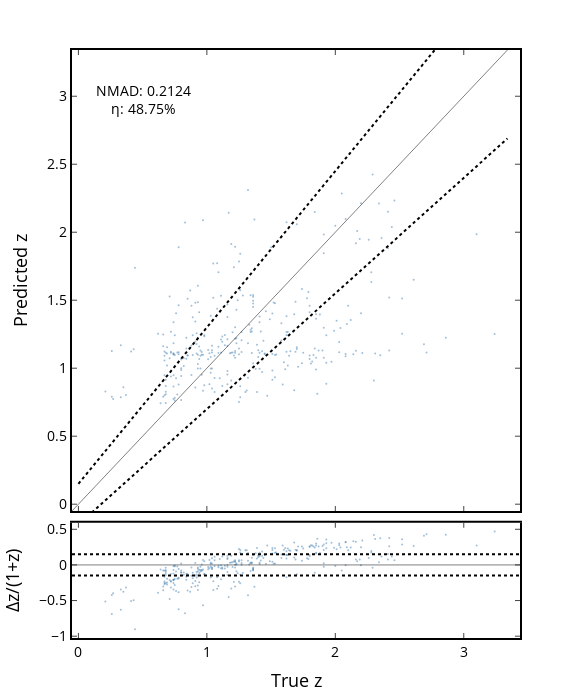

Notebook code cell kept with this figure:
### Code cell
# # Calculate necessary values
# delz = (bgs_results['true_z'] - bgs_results['preds_z']) / (1 + bgs_results['true_z'])
# delta = bgs_results['true_z'] - bgs_results['preds_z']
# nmad = 1.48 * np.median(np.abs(delz))
# nmad2 = 1.48 * np.median(np.abs((delta - np.median(delta)) / (1 + bgs_results['true_z'])))
# rmse = np.sqrt(np.mean(delz**2))
# frac = 0.15
# eta = 100 * len(delz[np.abs(delz) > frac]) / len(delz)

# Print statistics
print(f'eta = {eta}')
print(f'rmse = {np.sqrt(np.mean((df_results["true_z"] - df_results["preds_z"])**2))}')
print(f'rmse/(1+z) = {rmse}')
print(f'nmad = {nmad}')
print(f'nmad2 = {nmad2}')

# Set up the figure with subplots
fig = make_subplots(rows=2, cols=1, shared_xaxes=True, vertical_spacing=0.02,
                    row_heights=[0.8, 0.2])

# Define axis limits
min_lim = -0.05
# max_lim = np.ceil(bgs_results['true_z'].max())
max_lim = df_results['true_z'].max()+0.1

# Add scatter plot to the first subplot
fig.add_trace(
    go.Scatter(
        x=df_results['true_z'], 
        y=df_results['preds_z'], 
        mode='markers',
        marker=dict(size=2, color='steelblue', opacity=0.5),
        name='Data points',
        hovertemplate='<b>TARGETID</b>: %{customdata}<br>' +
                      '<b>True z</b>: %{x:.4f}<br>' +
                      '<b>Predicted z</b>: %{y:.4f}<br>',
        customdata=df_results['grism_id']
    ),
    row=1, col=1
)

# Add identity line
fig.add_trace(
    go.Scatter(x=[min_lim, max_lim], y=[min_lim, max_lim], mode='lines', 
               line=dict(color='black', width=0.5), name='y=x'),
    row=1, col=1
)

# Add dotted lines
# x = np.linspace(0, np.ceil(bgs_results['true_z'].max()), 100)
x = np.linspace(0, df_results['true_z'].max()+0.1, 100)
y1 = ((1 + x) * frac) + x
y2 = ((1 + x) * -frac) + x

fig.add_trace(
    go.Scatter(x=x, y=y1, mode='lines', line=dict(color='black', dash='dot'), 
               showlegend=False),
    row=1, col=1
)
fig.add_trace(
    go.Scatter(x=x, y=y2, mode='lines', line=dict(color='black', dash='dot'), 
               showlegend=False),
    row=1, col=1
)

# Add scatter plot to the second subplot
fig.add_trace(
    go.Scatter(
        x=df_results['true_z'], 
        y=delz, 
        mode='markers',
        marker=dict(size=2, color='steelblue', opacity=0.5),
        name='Δz/(1+z)',
        hovertemplate='<b>TARGETID</b>: %{customdata}<br>' +
                      '<b>True z</b>: %{x:.4f}<br>' +
                      '<b>Δz/(1+z)</b>: %{y:.4f}<br>',
        customdata=df_results['grism_id']
    ),
    row=2, col=1
)

# Add horizontal lines to the second subplot
fig.add_hline(y=0, line=dict(color='black', width=0.5), row=2, col=1)
fig.add_hline(y=frac, line=dict(color='black', dash='dot'), row=2, col=1)
fig.add_hline(y=-frac, line=dict(color='black', dash='dot'), row=2, col=1)

# Update layout
fig.update_layout(
    height=700, width=570,
#     title_text='Redshift Prediction Results',
    showlegend=False,
    annotations=[
        dict(
            x=0.05, y=0.95,
            xref='paper', yref='paper',
            text=f'NMAD: {nmad2:.4f}<br>η: {eta:.2f}%',
            showarrow=False,
            font=dict(size=14, color='black')
        )
    ],
    plot_bgcolor='white',
    margin=dict(l=50, r=50, t=50, b=50)
)

# Update axes
fig.update_xaxes(title_text='True z', row=2, col=1, title_font=dict(size=18, color='black'))
fig.update_yaxes(title_text='Predicted z', row=1, col=1, title_font=dict(size=18, color='black'))
fig.update_yaxes(title_text='Δz/(1+z)', row=2, col=1, title_font=dict(size=18, color='black'))

fig.update_xaxes(
    showline=True,  # Show the line on the x-axis
    tickfont=dict(size=14, color='black'), 
    linecolor='black',  # Color of the x-axis line
    linewidth=2,  # Width of the x-axis line
    mirror='allticks',  # Mirror axis line and ticks on the opposite side (top)
    ticks='inside',  # Position ticks inside the plot
)
fig.update_yaxes(
    showline=True,  # Show the line on the y-axis
    tickfont=dict(size=14, color='black'), 
    linecolor='black',  # Color of the y-axis line
    linewidth=2,  # Width of the y-axis line
    mirror='allticks',  # Mirror axis line and ticks on the opposite side (right)
    ticks='inside',  # Position ticks inside the plot
)


# Update axes limits
fig.update_xaxes(range=[min_lim, max_lim], row=1, col=1)
fig.update_yaxes(range=[min_lim, max_lim], row=1, col=1)

# Show the plot
fig.show()

### Figure 1 — Plotly figure (JSON) as saved in the notebook; plotly's stock layout.template omitted (floating-point values rounded to 4 significant figures; data arrays with more than 128 entries replaced by an {"elided": "..."} marker saying what was removed)
{"data": [{"customdata": {"elided": "320 str values"}, "hovertemplate": "<b>TARGETID</b>: %{customdata}<br><b>True z</b>: %{x:.4f}<br><b>Predicted z</b>: %{y:.4f}<br>", "marker": {"color": "steelblue", "opacity": 0.5, "size": 2}, "mode": "markers", "name": "Data points", "type": "scatter", "x": {"elided": "320 float values"}, "xaxis": "x", "y": {"elided": "320 float values"}, "yaxis": "y"}, {"line": {"color": "black", "width": 0.5}, "mode": "lines", "name": "y=x", "type": "scatter", "x": [-0.05, 3.34], "xaxis": "x", "y": [-0.05, 3.34], "yaxis": "y"}, {"line": {"color": "black", "dash": "dot"}, "mode": "lines", "showlegend": false, "type": "scatter", "x": [0, 0.03374, 0.06747, 0.1012, 0.1349, 0.1687, 0.2024, 0.2362, 0.2699, 0.3036, 0.3374, 0.3711, 0.4048, 0.4386, 0.4723, 0.5061, 0.5398, 0.5735, 0.6073, 0.641, 0.6747, 0.7085, 0.7422, 0.776, 0.8097, 0.8434, 0.8772, 0.9109, 0.9446, 0.9784, 1.012, 1.046, 1.08, 1.113, 1.147, 1.181, 1.215, 1.248, 1.282, 1.316, 1.349, 1.383, 1.417, 1.451, 1.484, 1.518, 1.552, 1.586, 1.619, 1.653, 1.687, 1.721, 1.754, 1.788, 1.822, 1.856, 1.889, 1.923, 1.957, 1.991, 2.024, 2.058, 2.092, 2.125, 2.159, 2.193, 2.227, 2.26, 2.294, 2.328, 2.362, 2.395, 2.429, 2.463, 2.497, 2.53, 2.564, 2.598, 2.632, 2.665, 2.699, 2.733, 2.766, 2.8, 2.834, 2.868, 2.901, 2.935, 2.969, 3.003, 3.036, 3.07, 3.104, 3.138, 3.171, 3.205, 3.239, 3.273, 3.306, 3.34], "xaxis": "x", "y": [0.15, 0.1888, 0.2276, 0.2664, 0.3052, 0.344, 0.3828, 0.4216, 0.4604, 0.4992, 0.538, 0.5768, 0.6156, 0.6544, 0.6932, 0.732, 0.7708, 0.8096, 0.8484, 0.8872, 0.926, 0.9648, 1.004, 1.042, 1.081, 1.12, 1.159, 1.198, 1.236, 1.275, 1.314, 1.353, 1.392, 1.43, 1.469, 1.508, 1.547, 1.586, 1.624, 1.663, 1.702, 1.741, 1.78, 1.818, 1.857, 1.896, 1.935, 1.974, 2.012, 2.051, 2.09, 2.129, 2.167, 2.206, 2.245, 2.284, 2.323, 2.361, 2.4, 2.439, 2.478, 2.517, 2.555, 2.594, 2.633, 2.672, 2.711, 2.749, 2.788, 2.827, 2.866, 2.905, 2.943, 2.982, 3.021, 3.06, 3.099, 3.137, 3.176, 3.215, 3.254, 3.293, 3.331, 3.37, 3.409, 3.448, 3.487, 3.525, 3.564, 3.603, 3.642, 3.681, 3.719, 3.758, 3.797, 3.836, 3.875, 3.913, 3.952, 3.991], "yaxis": "y"}, {"line": {"color": "black", "dash": "dot"}, "mode": "lines", "showlegend": false, "type": "scatter", "x": [0, 0.03374, 0.06747, 0.1012, 0.1349, 0.1687, 0.2024, 0.2362, 0.2699, 0.3036, 0.3374, 0.3711, 0.4048, 0.4386, 0.4723, 0.5061, 0.5398, 0.5735, 0.6073, 0.641, 0.6747, 0.7085, 0.7422, 0.776, 0.8097, 0.8434, 0.8772, 0.9109, 0.9446, 0.9784, 1.012, 1.046, 1.08, 1.113, 1.147, 1.181, 1.215, 1.248, 1.282, 1.316, 1.349, 1.383, 1.417, 1.451, 1.484, 1.518, 1.552, 1.586, 1.619, 1.653, 1.687, 1.721, 1.754, 1.788, 1.822, 1.856, 1.889, 1.923, 1.957, 1.991, 2.024, 2.058, 2.092, 2.125, 2.159, 2.193, 2.227, 2.26, 2.294, 2.328, 2.362, 2.395, 2.429, 2.463, 2.497, 2.53, 2.564, 2.598, 2.632, 2.665, 2.699, 2.733, 2.766, 2.8, 2.834, 2.868, 2.901, 2.935, 2.969, 3.003, 3.036, 3.07, 3.104, 3.138, 3.171, 3.205, 3.239, 3.273, 3.306, 3.34], "xaxis": "x", "y": [-0.15, -0.1213, -0.09265, -0.06397, -0.03529, -0.006616, 0.02206, 0.05074, 0.07941, 0.1081, 0.1368, 0.1654, 0.1941, 0.2228, 0.2515, 0.2802, 0.3088, 0.3375, 0.3662, 0.3949, 0.4235, 0.4522, 0.4809, 0.5096, 0.5382, 0.5669, 0.5956, 0.6243, 0.6529, 0.6816, 0.7103, 0.739, 0.7677, 0.7963, 0.825, 0.8537, 0.8824, 0.911, 0.9397, 0.9684, 0.9971, 1.026, 1.054, 1.083, 1.112, 1.14, 1.169, 1.198, 1.226, 1.255, 1.284, 1.313, 1.341, 1.37, 1.399, 1.427, 1.456, 1.485, 1.513, 1.542, 1.571, 1.599, 1.628, 1.657, 1.685, 1.714, 1.743, 1.771, 1.8, 1.829, 1.857, 1.886, 1.915, 1.943, 1.972, 2.001, 2.029, 2.058, 2.087, 2.115, 2.144, 2.173, 2.201, 2.23, 2.259, 2.288, 2.316, 2.345, 2.374, 2.402, 2.431, 2.46, 2.488, 2.517, 2.546, 2.574, 2.603, 2.632, 2.66, 2.689], "yaxis": "y"}, {"customdata": {"elided": "320 str values"}, "hovertemplate": "<b>TARGETID</b>: %{customdata}<br><b>True z</b>: %{x:.4f}<br><b>Δz/(1+z)</b>: %{y:.4f}<br>", "marker": {"color": "steelblue", "opacity": 0.5, "size": 2}, "mode": "markers", "name": "Δz/(1+z)", "type": "scatter", "x": {"elided": "320 float values"}, "xaxis": "x2", "y": {"elided": "320 float values"}, "yaxis": "y2"}], "layout": {"annotations": [{"font": {"color": "black", "size": 14}, "showarrow": false, "text": "NMAD: 0.2124<br>η: 48.75%", "x": 0.05, "xref": "paper", "y": 0.95, "yref": "paper"}], "height": 700, "margin": {"b": 50, "l": 50, "r": 50, "t": 50}, "plot_bgcolor": "white", "shapes": [{"line": {"color": "black", "width": 0.5}, "type": "line", "x0": 0, "x1": 1, "xref": "x2 domain", "y0": 0, "y1": 0, "yref": "y2"}, {"line": {"color": "black", "dash": "dot"}, "type": "line", "x0": 0, "x1": 1, "xref": "x2 domain", "y0": 0.15, "y1": 0.15, "yref": "y2"}, {"line": {"color": "black", "dash": "dot"}, "type": "line", "x0": 0, "x1": 1, "xref": "x2 domain", "y0": -0.15, "y1": -0.15, "yref": "y2"}], "showlegend": false, "width": 570, "xaxis": {"anchor": "y", "domain": [0, 1], "linecolor": "black", "linewidth": 2, "matches": "x2", "mirror": "allticks", "range": [-0.05, 3.34], "showline": true, "showticklabels": false, "tickfont": {"color": "black", "size": 14}, "ticks": "inside"}, "xaxis2": {"anchor": "y2", "domain": [0, 1], "linecolor": "black", "linewidth": 2, "mirror": "allticks", "showline": true, "tickfont": {"color": "black", "size": 14}, "ticks": "inside", "title": {"font": {"color": "black", "size": 18}, "text": "True z"}}, "yaxis": {"anchor": "x", "domain": [0.216, 1], "linecolor": "black", "linewidth": 2, "mirror": "allticks", "range": [-0.05, 3.34], "showline": true, "tickfont": {"color": "black", "size": 14}, "ticks": "inside", "title": {"font": {"color": "black", "size": 18}, "text": "Predicted z"}}, "yaxis2": {"anchor": "x2", "domain": [0, 0.196], "linecolor": "black", "linewidth": 2, "mirror": "allticks", "showline": true, "tickfont": {"color": "black", "size": 14}, "ticks": "inside", "title": {"font": {"color": "black", "size": 18}, "text": "Δz/(1+z)"}}}}
